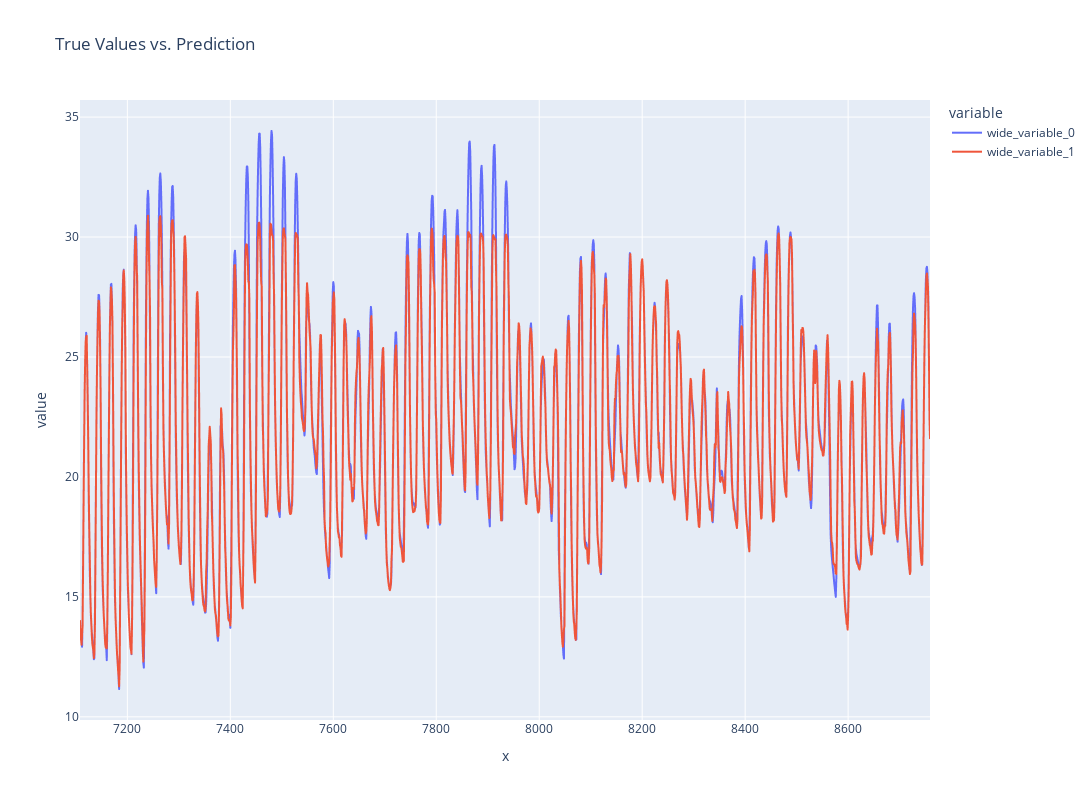

The cell this chart's notebook holds for it:
### Code cell
import plotly.express as px

fig = px.line(
    x=test_data.index[n_lags:], 
    y=[y_test.rename('teste'), 
    y_pred], 
    title='True Values vs. Prediction', 
    width=1300, 
    height=800
)

fig.show()

### Figure 1 — Plotly figure (JSON) as saved in the notebook; plotly's stock layout.template omitted (floating-point values rounded to 4 significant figures; data arrays with more than 128 entries replaced by an {"elided": "..."} marker saying what was removed)
{"data": [{"hovertemplate": "variable=wide_variable_0<br>x=%{x}<br>value=%{y}<extra></extra>", "legendgroup": "wide_variable_0", "line": {"color": "#636efa", "dash": "solid"}, "marker": {"symbol": "circle"}, "mode": "lines", "name": "wide_variable_0", "showlegend": true, "type": "scattergl", "x": {"elided": "1652 int values"}, "xaxis": "x", "y": {"elided": "1652 float values"}, "yaxis": "y"}, {"hovertemplate": "variable=wide_variable_1<br>x=%{x}<br>value=%{y}<extra></extra>", "legendgroup": "wide_variable_1", "line": {"color": "#EF553B", "dash": "solid"}, "marker": {"symbol": "circle"}, "mode": "lines", "name": "wide_variable_1", "showlegend": true, "type": "scattergl", "x": {"elided": "1652 int values"}, "xaxis": "x", "y": {"elided": "1652 float values"}, "yaxis": "y"}], "layout": {"height": 800, "legend": {"title": {"text": "variable"}, "tracegroupgap": 0}, "title": {"text": "True Values vs. Prediction"}, "width": 1300, "xaxis": {"anchor": "y", "domain": [0, 1], "title": {"text": "x"}}, "yaxis": {"anchor": "x", "domain": [0, 1], "title": {"text": "value"}}}}
